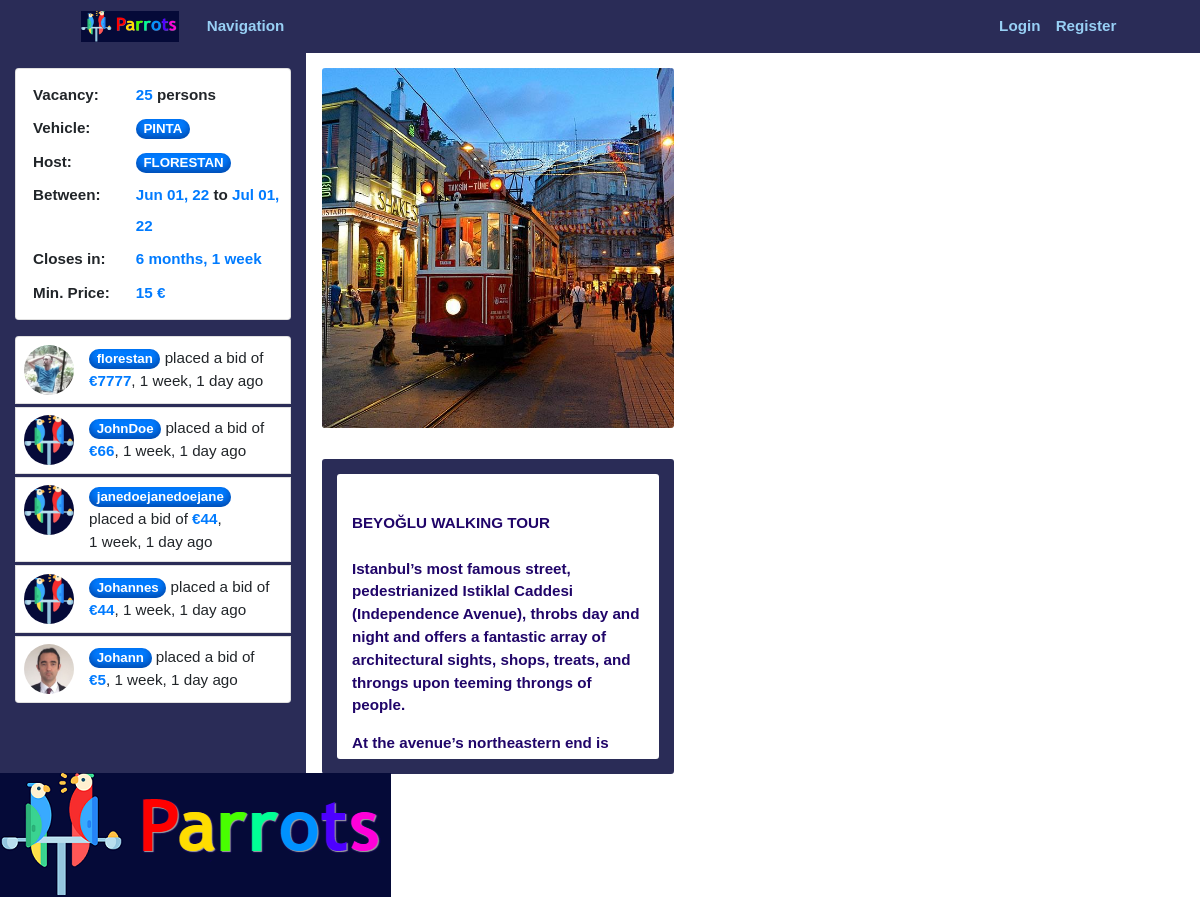
/voyages/34/, run on the app's committed database.
### auction/models.py (models this page shows, shortened)
class Auction(models.Model):
    class AuctionVehicleType(models.TextChoices):
        BOAT = "BOAT"
        CARAVAN = "CARAVAN"
        CAR = "CAR"
        BUS = "BUS"
        WALK = "WALK"
        RUN = "RUN"
        BICYCLE = "BICYCLE"
        MOTORCYCLE = "MOTORCYCLE"
        TINYHOUSE = "TINYHOUSE"
    owner = ForeignKey(User, on_delete=models.CASCADE,default=None, blank=True, null=True)
    vehicle = ForeignKey(Vehicle, on_delete=models.CASCADE)
    auction_title = CharField(max_length=50, default="")
    auction_brief = CharField(max_length=180, default="")
    auctionImage = models.ImageField(default="default_auction.png", verbose_name='Auction Image')
    auctionVehicleType = models.CharField(max_length=10,choices=AuctionVehicleType.choices,default=AuctionVehicleType.BOAT, verbose_name='Vehicle Type')
    vacancy = IntegerField()
    Latitude = FloatField()
    Longitude = FloatField()
    createdDAte = DateTimeField(auto_now_add= True)
    auctionEndDate = DateTimeField()
    trip_startDate = DateTimeField(default=datetime.now, blank=True)
    trip_endDate = DateTimeField(default=datetime.now, blank=True)
    minPrice = IntegerField(default=0)
    tripDetails = RichTextField(max_length=3000,blank=True, null=True)

class Vehicle(models.Model):
    class VehicleType(models.TextChoices):
        BOAT = "BOAT"
        CARAVAN = "CARAVAN"
        CAR = "CAR"
        BUS = "BUS"
        WALK = "WALK"
        RUN = "RUN"
        BICYCLE = "BICYCLE"
        MOTORCYCLE = "MOTORCYCLE"
        TINYHOUSE = "TINYHOUSE"
    vehicle_type = models.CharField(max_length=10,choices=VehicleType.choices,default=VehicleType.BOAT, verbose_name='Vehicle Type')
    v_name = CharField(max_length=30, verbose_name='Vehicle Name')
    v_description = RichTextField(max_length=3000,blank=True, null=True, verbose_name='Vehicle Description (2000 characters max)')
    v_capacity = IntegerField(verbose_name='Vehicle Capacity (persons) ')
    v_owner = ForeignKey(User, on_delete=CASCADE)
    v_image = models.ImageField(default="defaultVehicle.jpg", verbose_name='Vehicle Image')
    v_image2 = models.ImageField(default="defaultVehicle.jpg", verbose_name='Vehicle Image2')
    v_image3 = models.ImageField(default="defaultVehicle.jpg", verbose_name='Vehicle Image3')
    v_image4 = models.ImageField(default="defaultVehicle.jpg", verbose_name='Vehicle Image4')
    v_image5 = models.ImageField(default="defaultVehicle.jpg", verbose_name='Vehicle Image5')
    v_image6 = models.ImageField(default="defaultVehicle.jpg", verbose_name='Vehicle Image6')
    v_image7 = models.ImageField(default="defaultVehicle.jpg", verbose_name='Vehicle Image7')
    v_image8 = models.ImageField(default="defaultVehicle.jpg", verbose_name='Vehicle Image8')

class Bid(models.Model):
    auction = ForeignKey(Auction, on_delete=models.CASCADE)
    user = ForeignKey(User, on_delete=models.CASCADE)
    price = IntegerField()
    bidCreated = DateTimeField(auto_now_add=True)
    introduction = models.TextField(blank=True, null=True)
    class Meta:
        ordering = ['-price']

### user/models.py (models this page shows, shortened)
class Profile(models.Model):
    user = models.OneToOneField(User, on_delete=models.CASCADE)
    profile_info = RichTextField(max_length=800,blank=True, null=True, verbose_name='Profile Info (800 characters max)')
    email = models.EmailField(max_length=100, blank=True, null=True)
    phone = models.CharField(max_length=200, blank=True, null=True)
    image = models.ImageField(default="defaultProfile.jpg", upload_to= "profile_images")
    facebook = models.CharField(max_length=200, blank=True, null=True)
    instagram = models.CharField(max_length=200, blank=True, null=True)

### auction/views.py (the view, shortened to what this page needs)
# urls.py: path('voyages/<int:pk>/', views.view_auction, name = "view_auction" ),
def view_auction(request, pk):
    auction = get_object_or_404(Auction, id = pk)
    new_bid_form = NewBidForm(request.POST or None)
    update_bid_form = UpdateBidForm(request.POST or None)
    data = {}
    context = {
        "new_bid_form":new_bid_form,
        "update_bid_form":update_bid_form,
        "object":auction,
    }
    return render(request, "auction/auction_view.html", context)

### auction/templates/auction/auction_view.html (shortened to what this page needs)
{% extends "./base.html" %}
{% load crispy_forms_tags %}
    {% load humanize %}
{% load static %}
{% block content %}
<div class="auction-detail-page" data-auction_id="{{object.id}}" data-current_user_id="{{user.id}}">
    <div class="auction-detail-page-left-column">
        <div class="auction-detail-page-details-section">
            <ul class="list-group ">
                    <li class="list-group-item auction-card1">
                        <div class="auction-card">
                            <div class="auction-card-box ">
                                Vacancy:
                            </div>
                            <div class="auction-card-box">
                                <span class="text-primary">{{object.vacancy|intcomma }}</span> persons
                            </div>
                            <div class="auction-card-box">
                                Vehicle:
                            </div>
                            <div class="auction-card-box">
                                {% if not object.vehicle.vehicle_type == "WALK" %}
                                    {% if not object.vehicle.vehicle_type == "RUN" %}
                                        <a href="{% url 'auction:vehicle_detail' object.vehicle.id %}"
                                        class="btn btn-primary btn-sm px-2"
                                        style="box-shadow: rgba(3, 7, 59, 0.15) 0px -2px 5px 0px inset,
                                        rgba(3, 7, 59, 0.3) 0px -5px 9px 0px inset;
                                        /* rgba(3, 7, 59, 0.4) 0px -7px 11px 0px inset; */
                                       border-radius: .9rem; font-weight: 700; border:none;" role="button" aria-pressed="true">
                                            {{ object.vehicle.v_name| upper|slice:":18" }}
                                        </a>
                                    {% endif %}
                                {% endif %}
                            </div>
                            <div class="auction-card-box">
                                Host:
                            </div>
                            <div class="auction-card-box">
                                <a href="{% url 'public_profile' object.vehicle.v_owner.username %}"
                                class="btn btn-primary btn-sm px-2"
                                style="box-shadow: rgba(3, 7, 59, 0.15) 0px -2px 5px 0px inset,
                                rgba(3, 7, 59, 0.3) 0px -5px 9px 0px inset;
                                /* rgba(3, 7, 59, 0.4) 0px -7px 11px 0px inset; */
                               border-radius: .9rem; font-weight: 700; border:none;"
                                role="button" aria-pressed="true">
                                    {{object.vehicle.v_owner| upper|slice:":18"}}
                                </a>
                            </div>
                            <div class="auction-card-box">
                                Between:
                            </div>
                            <div class="auction-card-box">
                                <span class="text-primary">{{object.trip_startDate|date:"M d, y"}}</span>
                                to
                                <span class="text-primary">{{object.trip_endDate|date:"M d, y"}}</span>
                            </div>
                            <div class="auction-card-box">
                                Closes in:
                            </div>
                            <div class="auction-card-box">
                                <span class="text-primary">{{object.auctionEndDate|timeuntil}}</span>
                            </div>
                            <div class="auction-card-box">
                                Min. Price:
                            </div>
                            <div class="auction-card-box">
                                {% if object.minPrice %}
                                <span class="text-primary">{{object.minPrice|intcomma }} €</span>
                                {% else %}
                                <span class="text-primary">Optional</span>
                                {% endif %}
                            </div>
                        </div>
                    </li>
            </ul>
            <div class="auction-bids-box">
                <ul class="list-group">
                    {% for bid in object.bid_set.all %}
                        <li class="list-group-item bids-list-item">
                            <div class="single-bid">
                                <div>
                                    <a href="{% url 'public_profile' bid.user.username %}"><img class="bid-profile-image" src="{{bid.user.profile.image.url}}" alt=""></a>
                                </div>
                                <div class="bid-amount">
                                    <a href="{% url 'public_profile' bid.user.username %}"
                                    style="box-shadow: rgba(3, 7, 59, 0.15) 0px -2px 5px 0px inset,
                                    rgba(3, 7, 59, 0.3) 0px -5px 9px 0px inset;
                                    /* rgba(3, 7, 59, 0.4) 0px -7px 11px 0px inset; */
                                   border-radius: .9rem; font-weight: 700; border:none;"
                                    class="btn btn-primary btn-sm px-2" role="button" aria-pressed="true">
                                        {{bid.user.username|slice:":18"}}
                                    </a>
                                     placed a bid of <strong class="text-primary"> €{{bid.price}}</strong>,
                                    {{bid.bidCreated|timesince}} ago
                                </div>
                            </div>
                        </li>
                    {% endfor %}
                </ul>
            </div>
        </div>
        <div class="auction-detail-page-bid-buttons-section">
        </div>
    </div>
    <div class="auction-detail-page-middle-column">
            <div class="auction-detail-page-vehicle-image-section">
                <img class="auction-detail-page-vehicle-image" src="{{object.auctionImage.url}}" alt="">
            </div>
            <div class="auction-detail-page-text">
                <div class="auction-detail-text-content">
                    <br>
                    <div class="auction-detail-title">{{object.auction_title |upper}}</div>
                <br>
                {{object.tripDetails|safe}}
                <br><br>
                </div>
            </div>
    </div>
    <div class="auction-detail-page-right-column">
        <div class="map-section-detail-page" >
            <div class="mapid2" id="mapid2" data-latitude="{{object.Latitude}}" data-longitude="{{object.Longitude}}"></div>
        </div>
    </div>
</div>
<img class="watermark-image" src="/media/parrot-logo.png" alt="">
{% endblock %}

### auction/templates/auction/base.html (shortened to what this page needs)
{% load static %}
<!DOCTYPE html>
<html lang="en">
<head>
    <link rel="stylesheet" href="https://unpkg.com/leaflet@1.7.1/dist/leaflet.css"
/>
    <link rel="stylesheet" href="https://maxcdn.bootstrapcdn.com/bootstrap/4.0.0/css/bootstrap.min.css">
    <link rel="stylesheet" type="text/css" href="{% static 'auction/auction.css' %}">
    <link rel="stylesheet" type="text/css" href="{% static 'auction/queries.css' %}">
    <link rel="stylesheet" type="text/css" href="{% static 'user/users.css' %}">
</head>
<body>
{% include "./navbar.html" %}
  {% block content %}{% endblock %}
</body>
</html>

### auction/templates/auction/navbar.html
<nav class="navbar  navbar-expand "
style=" background-color: rgba(5, 8, 58, 0.85);
height: 3.5rem;
font-weight: 700;
font-family: 'Gill Sans', 'Gill Sans MT', Calibri, 'Trebuchet MS', sans-serif;
">
    <a  style="color: gold;" class="navbar-brand"
    href="{% url 'auction:mainpage' %}">
        <img style="height:2rem; width: 6.5rem;" src="/media/parrot-logo.png" alt="">
    </a>
    <div class="collapse navbar-collapse" id="navbarNav">
      <ul class="navbar-nav mr-auto">
        <li class="nav-item active">
          <a class="nav-link" href="{% url 'auction:howto' %}">Navigation <span class="sr-only">(current)</span></a>
        </li>
      </ul>
      <div class="navbar-nav">
        {% if user.is_authenticated %}
          <a class="nav-item nav-link {{user.inboxfull}}" id="{{user.inboxfull}}" href="{% url 'messages' %}">Messages</a>
          <a class="nav-item nav-link" href="{% url 'auction:my_bids' %}">MyBids</a>
          <a class="nav-item nav-link" href="{% url 'auction:myvehicles' %}">MyVehicles</a>
          <a class="nav-item nav-link" href="{% url 'auction:my_auctions' %}">MyVoyages</a>
          <a class="nav-item nav-link" href="{% url 'profile' %}">Profile</a>
          <a class="nav-item nav-link" href="{% url 'logout' %}">Logout</a>
        {% else %}
          <a class="nav-item nav-link" href="{% url 'login' %}">Login</a>
          <a class="nav-item nav-link" href="{% url 'register' %}">Register</a>
        {% endif %}
      </div>
    </div>
  </nav>

### auction/static/auction/auction.css (style rules this page uses)
* { padding: 0; margin: 0; box-sizing: border-box; }
html, body { font-family: Helvetica , serif; font-weight:500; text-rendering: optimizeLegibility; overflow-x: hidden; background-image: url(/static/sky.jpg); background-attachment: fixed; background-position: center; background-repeat: no-repeat; background-size: cover; position: relative; }
html { font-size: 90%; }
.navbar { padding: 1rem 5rem; font-family: Georgia, serif; }
.navbar-brand { padding: 0.33rem .3rem; }
.navbar a, .navbar li { color: #98d0f5 ; transition: all 0.3s; }
.auction-detail-page { display: grid; height: 90vh; grid-template-columns: 1.2fr 1.5fr 2fr; }
.auction-detail-page-left-column { display: grid; grid-template-rows: 5fr 1fr; background-color: rgba(5, 8, 58, 0.85); }
.auction-detail-page-details-section { height: 71vh; overflow: hidden; }
.auction-bids-box { margin-top: 1rem; height: 58vh; overflow: scroll; }
.auction-detail-page-middle-column { display: grid; grid-template-rows: 1fr 1fr; overflow: scroll; height: 90vh; }
.auction-detail-page-vehicle-image-section { height: 45vh; margin: 1rem; border-radius: 0.2rem; }
.auction-detail-page-vehicle-image { display: block; width: 100%; height: 100%; object-fit: cover; border-radius: 0.2rem; }
.auction-detail-page-text { padding: 1rem; margin:1rem; background-color: rgba(5, 8, 58, 0.85); border-radius: 0.2rem; font-weight: 600; color: #200569; overflow: scroll; }
.auction-detail-text-content { background-color: white; padding: 1rem; overflow: scroll; height: 100%; border-radius: 0.2rem; }
.map-section-detail-page .mapid2 { height: 90vh; width: 100%; }
.list-group-item.auction-card1 { width: 90%; font-weight: 600; line-height: 1.5rem; justify-self: center; justify-items: center; justify-self: center; margin-top: 1rem; }
.auction-card { display: grid; grid-template-columns: 1.2fr 3fr; line-height: 2rem; margin-top: 1rem; }
.list-group-item.auction-card1 div { margin: 0.1rem 0.3rem; }
.bid-profile-image { height: 50px; width: 50px; border-radius: 50%; transition: transform .5s; object-fit: cover; }
.single-bid { display: grid; grid-template-columns: 1fr 5fr; }
.list-group-item { padding: 0.5rem 0 0.5rem 0.5rem; width: 90%; margin: 0.1rem auto; }
.bid-amount, .bid-created-date { align-self: center; margin: 0 1rem; }
.btn-group-sm>.btn, .btn-sm { padding: 0 ; }

### auction/static/auction/queries.css (style rules this page uses)
@media (max-width: 75em) { html { font-size: 95%; } }
@media (max-width: 75em) { .auction-detail-page-left-column, .auction-detail-page-middle-column { height: 92vh; } }
@media (max-width: 75em) { .auction-detail-page-details-section { height: 85vh; } }
@media (max-width: 75em) { .auction-card { grid-template-columns: 2fr 3fr; } }
@media (max-width: 75em) { .auction-bids-box { height: 55vh; } }

### data on the page
Auction: vacancy "25", vehicle.v_name "PINTA", vehicle.v_owner "FLORESTAN", trip_startDate "Jun 01, 22", trip_endDate "Jul 01, 22", auctionEndDate "6 months, 1 week", minPrice "15", auctionImage (picture), auction_title "BEYOĞLU WALKING TOUR", tripDetails "Istanbul’s most famous street, pedestrianized Istiklal Caddesi (Independence Avenue), throbs day and night and offers a fantastic array of architectural sights, shops, treats, and throngs upon teeming throngs of people. At the avenue’s northeastern end is…"
Bid: user.profile.image (picture), user.username "florestan", price "7777", bidCreated "1 week, 1 day"
Bid: user.profile.image (placeholder picture), user.username "JohnDoe", price "66", bidCreated "1 week, 1 day"
Bid: user.profile.image (placeholder picture), user.username "janedoejanedoejane", price "44", bidCreated "1 week, 1 day"
Bid: user.profile.image (picture), user.username "Johannes", price "44", bidCreated "1 week, 1 day"
Bid: user.profile.image (picture), user.username "Johann", price "5", bidCreated "1 week, 1 day"
